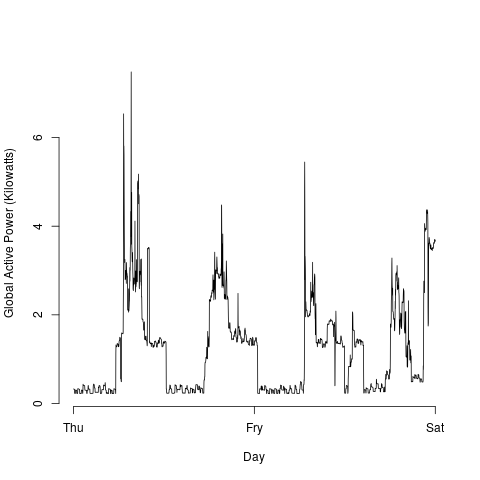

Reproduce this figure in R.
####Plot2

> png("Plot2.png",width=480, height=480)
> plot(powerplot1$Globalactive, type="l", ylab="Global Active Power (Kilowatts)", xlab="Day",axes=F)
> axis(side=1, at=c(1,1440,2880), labels=c("Thu","Fry","Sat"))
> axis(side=2, at=c(0,2,4,6), labels=c("0","2","4","6"))
> dev.off()
